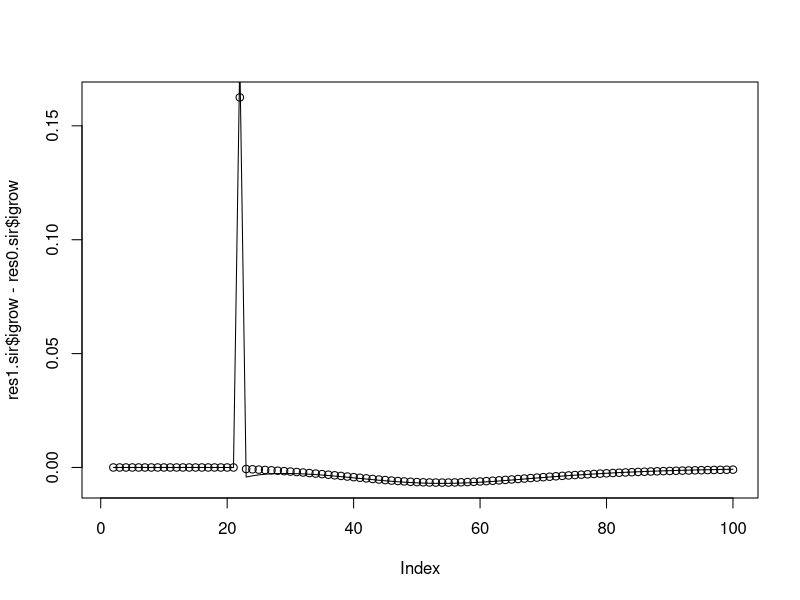
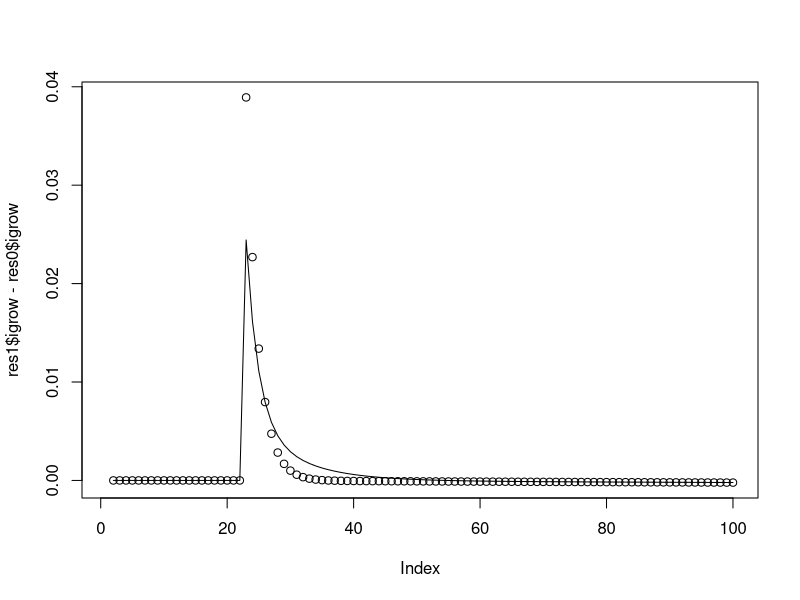
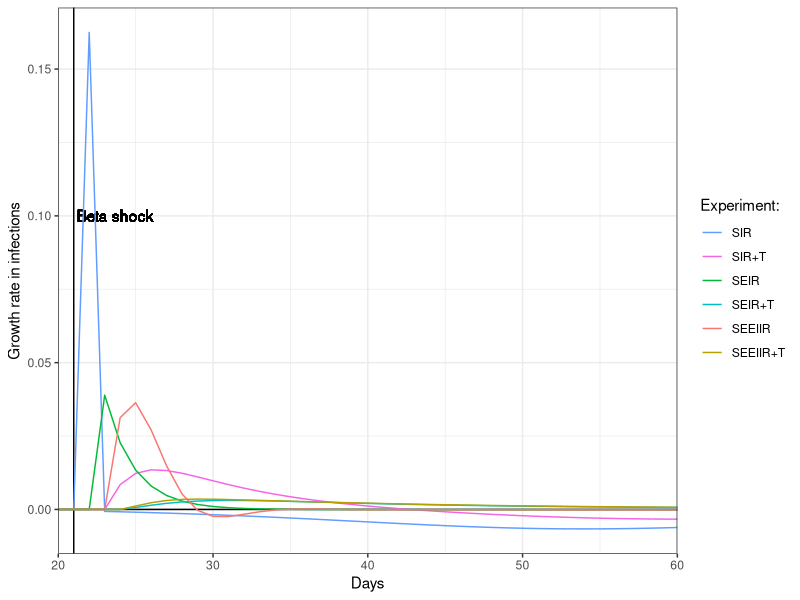
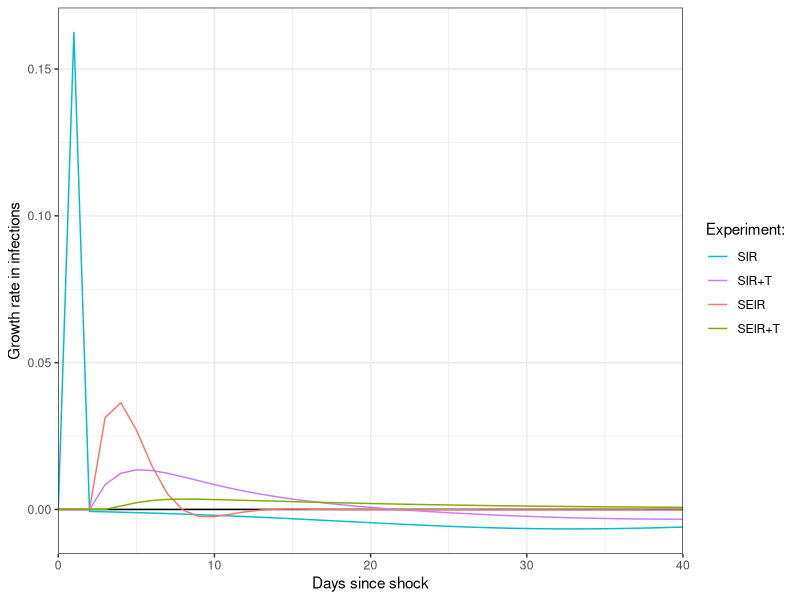
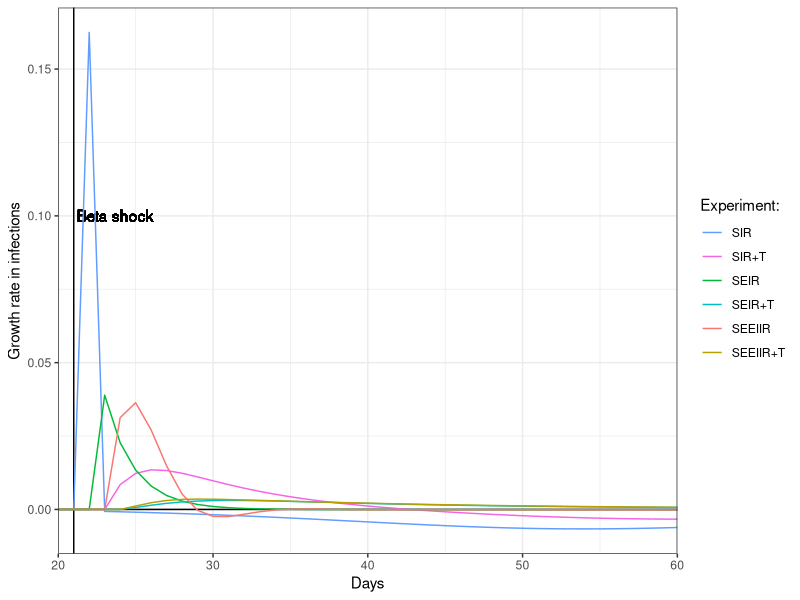
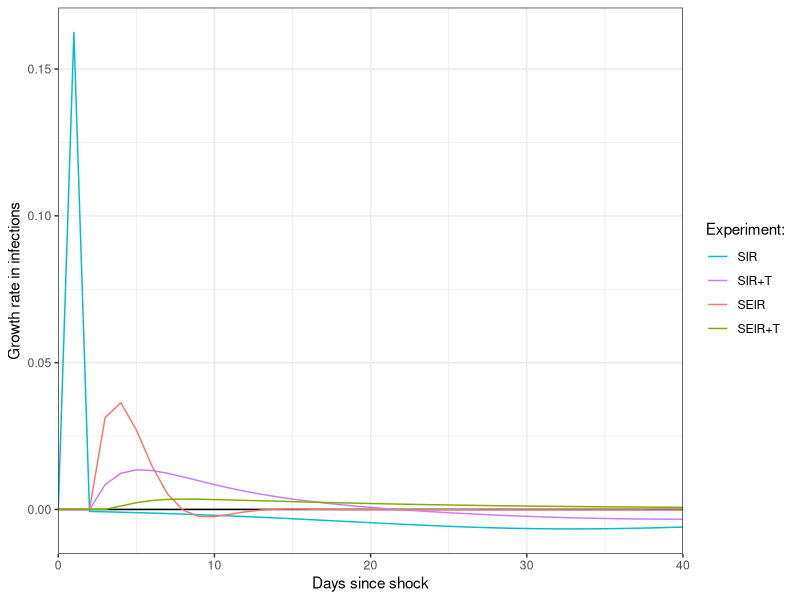

Recreate these plots in R, in order.
## setwd("~/research/coronavirus/code/seir-model")

model <- function(betas, gamma, N) {
    SS <- N-3
    II <- 3
    RR <- 0
    CC <- 3
    JJ <- 3
    for (tt in 1:length(betas)) {
        SS[tt+1] <- SS[tt] - betas[tt]*II[tt]*SS[tt] / N
        II[tt+1] <- II[tt] + betas[tt]*II[tt]*SS[tt] / N - gamma * II[tt]
        RR[tt+1] <- RR[tt] + gamma * II[tt]
        CC[tt+1] <- betas[tt]*II[tt]*SS[tt] / N
        JJ[tt+1] <- CC[tt+1] + (1 - 1 / 8.1) * JJ[tt]
    }
    list(SS=SS[-length(SS)], II=II[-length(II)], RR=RR[-length(RR)], CC=CC[-length(CC)], JJ=JJ[-length(JJ)])
}

res0.sir <- model(rep(.2, 100), .1, 1000)
res1.sir <- model(c(rep(.2, 20), .4, rep(.2, 79)), .1, 1000)

res0.sir$igrow <- c(NA, log(res0.sir$II[-1]) - log(res0.sir$II[-length(res0.sir$II)]))
res1.sir$igrow <- c(NA, log(res1.sir$II[-1]) - log(res1.sir$II[-length(res0.sir$II)]))

res0.sir$jgrow <- c(NA, log(res0.sir$JJ[-1]) - log(res0.sir$JJ[-length(res0.sir$JJ)]))
res1.sir$jgrow <- c(NA, log(res1.sir$JJ[-1]) - log(res1.sir$JJ[-length(res0.sir$JJ)]))

plot(res1.sir$igrow - res0.sir$igrow)
lines(res1.sir$jgrow - res0.sir$jgrow)

## Add E

model2 <- function(betas, alpha, gamma, N) {
    SS <- N-3
    EE <- 0
    II <- 3
    RR <- 0
    CC <- 3
    JJ <- 3
    for (tt in 1:length(betas)) {
        SS[tt+1] <- SS[tt] - betas[tt]*II[tt]*SS[tt] / N
        EE[tt+1] <- EE[tt] + betas[tt]*II[tt]*SS[tt] / N - alpha * EE[tt]
        II[tt+1] <- II[tt] + alpha * EE[tt] - gamma * II[tt]
        RR[tt+1] <- RR[tt] + gamma * II[tt]
        CC[tt+1] <- alpha * EE[tt]
        JJ[tt+1] <- CC[tt+1] + (1 - 1 / 8.1) * JJ[tt]
    }
    list(SS=SS[-length(SS)], EE=EE[-length(EE)], II=II[-length(II)], RR=RR[-length(RR)], CC=CC[-length(CC)], JJ=JJ[-length(JJ)])
}

res0 <- model2(rep(.2, 100), .2, .2, 1000)
res1 <- model2(c(rep(.2, 20), .4, rep(.2, 79)), .2, .2, 1000)

res0$igrow <- c(NA, log(res0$II[-1]) - log(res0$II[-length(res0$II)]))
res1$igrow <- c(NA, log(res1$II[-1]) - log(res1$II[-length(res0$II)]))

res0$jgrow <- c(NA, log(res0$JJ[-1]) - log(res0$JJ[-length(res0$JJ)]))
res1$jgrow <- c(NA, log(res1$JJ[-1]) - log(res1$JJ[-length(res0$JJ)]))

plot(res1$igrow - res0$igrow)
lines(res1$jgrow - res0$jgrow)

model3 <- function(betas, alpha, gamma, N) {
    SS <- N-3
    EE1 <- 0
    EE2 <- 0
    II1 <- 3
    II2 <- 0
    RR <- 0
    CC <- 3
    JJ <- 3
    for (tt in 1:length(betas)) {
        SS[tt+1] <- SS[tt] - betas[tt]*(II1[tt]+II2[tt])*SS[tt] / N
        EE1[tt+1] <- EE1[tt] + betas[tt]*(II1[tt]+II2[tt])*SS[tt] / N - (2 * alpha) * EE1[tt]
        EE2[tt+1] <- EE2[tt] + (2 * alpha) * EE1[tt] - (2 * alpha) * EE2[tt]
        II1[tt+1] <- II1[tt] + (2 * alpha) * EE2[tt] - (2 * gamma) * II1[tt]
        II2[tt+1] <- II2[tt] + (2 * gamma) * II1[tt] - (2 * gamma) * II2[tt]
        RR[tt+1] <- RR[tt] + (2 * gamma) * II2[tt]
        CC[tt+1] <- (2 * alpha) * EE2[tt]
        JJ[tt+1] <- CC[tt+1] + (1 - 1 / 8.1) * JJ[tt]
    }
    list(SS=SS[-length(SS)], EE=(EE1+EE2)[-length(EE1)], II=(II1+II2)[-length(II1)], RR=RR[-length(RR)], CC=CC[-length(CC)], JJ=JJ[-length(JJ)])
}

res0.full <- model3(rep(.2, 100), .2, .2, 1000)
res1.full <- model3(c(rep(.2, 20), .4, rep(.2, 79)), .2, .2, 1000)

res0.full$igrow <- c(NA, log(res0.full$II[-1]) - log(res0.full$II[-length(res0.full$II)]))
res1.full$igrow <- c(NA, log(res1.full$II[-1]) - log(res1.full$II[-length(res1.full$II)]))

res0.full$jgrow <- c(NA, log(res0.full$JJ[-1]) - log(res0.full$JJ[-length(res0.full$JJ)]))
res1.full$jgrow <- c(NA, log(res1.full$JJ[-1]) - log(res1.full$JJ[-length(res1.full$JJ)]))

model4 <- function(betas, alpha, gamma, theta, phi, N) {
    SS <- N-3
    EE1 <- 0
    EE2 <- 0
    II1 <- 3
    II2 <- 0
    RR <- 0
    TT <- 0
    WW <- 0
    DD <- 0
    CC <- 3
    JJ <- 3
    for (tt in 1:length(betas)) {
        SS[tt+1] <- SS[tt] - betas[tt]*(II1[tt]+II2[tt])*SS[tt] / N
        EE1[tt+1] <- EE1[tt] + betas[tt]*(II1[tt]+II2[tt])*SS[tt] / N - (2 * alpha) * EE1[tt]
        EE2[tt+1] <- EE2[tt] + (2 * alpha) * EE1[tt] - (2 * alpha) * EE2[tt]
        II1[tt+1] <- II1[tt] + (2 * alpha) * EE2[tt] - (2 * gamma) * II1[tt]
        II2[tt+1] <- II2[tt] + (2 * gamma) * II1[tt] - (2 * gamma) * II2[tt]
        RR[tt+1] <- RR[tt] + (2 * gamma) * II2[tt]

        TT[tt+1] <- TT[tt] + (2 * alpha) * EE1[tt] - theta * TT[tt]
        WW[tt+1] <- WW[tt] + theta * TT[tt] - phi * WW[tt]
        DD[tt+1] <- DD[tt] + phi * WW[tt]
        
        CC[tt+1] <- (2 * alpha) * EE2[tt]
        JJ[tt+1] <- CC[tt+1] + (1 - 1 / 8.1) * JJ[tt]
    }
    list(SS=SS[-length(SS)], EE=(EE1+EE2)[-length(EE1)], II=(II1+II2)[-length(II1)], RR=RR[-length(RR)], CC=CC[-length(CC)], JJ=JJ[-length(JJ)],
         DD=DD[-length(DD)])
}

res0.next <- model4(rep(.2, 100), .2, .2, .2, .2, 1000)
res1.next <- model4(c(rep(.2, 20), .4, rep(.2, 79)), .2, .2, .2, .2, 1000)

res0.next$igrow <- c(NA, log(res0.next$DD[-1]) - log(res0.next$DD[-length(res0.next$DD)]))
res1.next$igrow <- c(NA, log(res1.next$DD[-1]) - log(res1.next$DD[-length(res1.next$DD)]))

model2t <- function(betas, alpha, gamma, theta, phi, N) {
    SS <- N-3
    EE <- 0
    II <- 3
    RR <- 0
    TT <- 0
    WW <- 0
    DD <- 0
    CC <- 3
    JJ <- 3
    for (tt in 1:length(betas)) {
        SS[tt+1] <- SS[tt] - betas[tt]*II[tt]*SS[tt] / N
        EE[tt+1] <- EE[tt] + betas[tt]*II[tt]*SS[tt] / N - alpha * EE[tt]
        II[tt+1] <- II[tt] + alpha * EE[tt] - gamma * II[tt]
        RR[tt+1] <- RR[tt] + gamma * II[tt]

        TT[tt+1] <- TT[tt] + alpha * EE[tt] - theta * TT[tt]
        WW[tt+1] <- WW[tt] + theta * TT[tt] - phi * WW[tt]
        DD[tt+1] <- DD[tt] + phi * WW[tt]

        CC[tt+1] <- alpha * EE[tt]
        JJ[tt+1] <- CC[tt+1] + (1 - 1 / 8.1) * JJ[tt]
    }
    list(SS=SS[-length(SS)], EE=EE[-length(EE)], II=II[-length(II)], RR=RR[-length(RR)], CC=CC[-length(CC)], JJ=JJ[-length(JJ)],
         DD=DD[-length(DD)])
}

res0.t <- model2t(rep(.2, 100), .2, .2, .2, .2, 1000)
res1.t <- model2t(c(rep(.2, 20), .4, rep(.2, 79)), .2, .2, .2, .2, 1000)

res0.t$igrow <- c(NA, log(res0.t$DD[-1]) - log(res0.t$DD[-length(res0.t$DD)]))
res1.t$igrow <- c(NA, log(res1.t$DD[-1]) - log(res1.t$DD[-length(res1.t$DD)]))

model.t <- function(betas, gamma, theta, phi, N) {
    SS <- N-3
    II <- 3
    RR <- 0
    TT <- 0
    WW <- 0
    DD <- 0
    CC <- 3
    JJ <- 3
    for (tt in 1:length(betas)) {
        SS[tt+1] <- SS[tt] - betas[tt]*II[tt]*SS[tt] / N
        II[tt+1] <- II[tt] + betas[tt]*II[tt]*SS[tt] / N - gamma * II[tt]
        RR[tt+1] <- RR[tt] + gamma * II[tt]

        TT[tt+1] <- TT[tt] + betas[tt]*II[tt]*SS[tt] / N - theta * TT[tt]
        WW[tt+1] <- WW[tt] + theta * TT[tt] - phi * WW[tt]
        DD[tt+1] <- DD[tt] + phi * WW[tt]

        CC[tt+1] <- betas[tt]*II[tt]*SS[tt] / N
        JJ[tt+1] <- CC[tt+1] + (1 - 1 / 8.1) * JJ[tt]
    }
    list(SS=SS[-length(SS)], II=II[-length(II)], RR=RR[-length(RR)], CC=CC[-length(CC)], JJ=JJ[-length(JJ)], DD=DD[-length(DD)])
}

res0.sirt <- model.t(rep(.2, 100), .1, .2, .2, 1000)
res1.sirt <- model.t(c(rep(.2, 20), .4, rep(.2, 79)), .1, .2, .2, 1000)

res0.sirt$igrow <- c(NA, log(res0.sirt$DD[-1]) - log(res0.sirt$DD[-length(res0.sirt$DD)]))
res1.sirt$igrow <- c(NA, log(res1.sirt$DD[-1]) - log(res1.sirt$DD[-length(res0.sirt$DD)]))

df <- data.frame(tt=1:100, digrow.sir=res1.sir$igrow - res0.sir$igrow, digrow=res1$igrow - res0$igrow,
                 digrow.full=res1.full$igrow - res0.full$igrow, digrow.next=res1.next$igrow - res0.next$igrow,
                 digrow.t=res1.t$igrow - res0.t$igrow, digrow.sirt=res1.sirt$igrow - res0.sirt$igrow)


library(ggplot2)

ggplot(df, aes(tt)) +
    geom_hline(yintercept=0) + 
    geom_vline(xintercept=21) + geom_text(label="Beta shock", x=21.2, y=0.10, hjust="left") +
    geom_line(aes(y=digrow.sir, colour='SIR')) +
    geom_line(aes(y=digrow.sirt, colour='SIR+T')) +
    geom_line(aes(y=digrow, colour='SEIR')) +
    geom_line(aes(y=digrow.t, colour='SEIR+T')) +
    geom_line(aes(y=digrow.full, colour='SEEIIR')) +
    geom_line(aes(y=digrow.next, colour='SEEIIR+T')) +
    ylab("Growth rate in infections") +
    theme_bw() + scale_x_continuous("Days", expand=c(0, 0), limits=c(20, 60)) +
    scale_colour_discrete(name="Experiment:", breaks=c('SIR', 'SIR+T', 'SEIR', 'SEIR+T', 'SEEIIR', 'SEEIIR+T'))
ggsave("../../figures/sir-growth.pdf", width=6.5, height=4)

ggplot(df, aes(tt - 21)) +
    geom_hline(yintercept=0) + 
    geom_line(aes(y=digrow.sir, colour='SIR')) +
    geom_line(aes(y=digrow.sirt, colour='SIR+T')) +
    geom_line(aes(y=digrow.full, colour='SEIR')) +
    geom_line(aes(y=digrow.next, colour='SEIR+T')) +
    ylab("Growth rate in infections") +
    theme_bw() + scale_x_continuous("Days since shock", expand=c(0, 0), limits=c(0, 40)) +
    scale_colour_discrete(name="Experiment:", breaks=c('SIR', 'SIR+T', 'SEIR', 'SEIR+T'))
ggsave("../../figures/sir-growth.pdf", width=6.5, height=4)

library(reshape2)
df2 <- subset(melt(df, 'tt', variable.name='model'), !(model %in% c('digrow', 'digrow.t')))
df2$epimod <- "SIR"
## df2$epimod[df2$model %in% c('digrow', 'digrow.t')] <- "SEIR"
df2$epimod[df2$model %in% c('digrow.full', 'digrow.next')] <- "SEIR"
df2$testing <- F
df2$testing[df2$model %in% c('digrow.sirt', 'digrow.t', 'digrow.next')] <- T

library(dplyr)
df3 <- df2 %>% group_by(epimod) %>% summarize(maxval.not=max(value[!testing], na.rm=T),
                                              cumsum.15.not=sum(value[!testing][21:35]),
                                              cumsum.30.not=sum(value[!testing][21:50]),
                                              cumsum.60.not=sum(value[!testing][21:80]),
                                              maxval.wit=max(value[testing], na.rm=T),
                                              cumsum.15.wit=sum(value[testing][21:35]),
                                              cumsum.30.wit=sum(value[testing][21:50]),
                                              cumsum.60.wit=sum(value[testing][21:80]),
                                              cumsum.30.rat=cumsum.30.wit/cumsum.15.wit,
                                              cumsum.60.rat=cumsum.60.wit/cumsum.15.wit,
                                              maxval.rat=maxval.wit/maxval.not)
library(xtable)
print(xtable(df3, digits=3), include.rownames=F)
